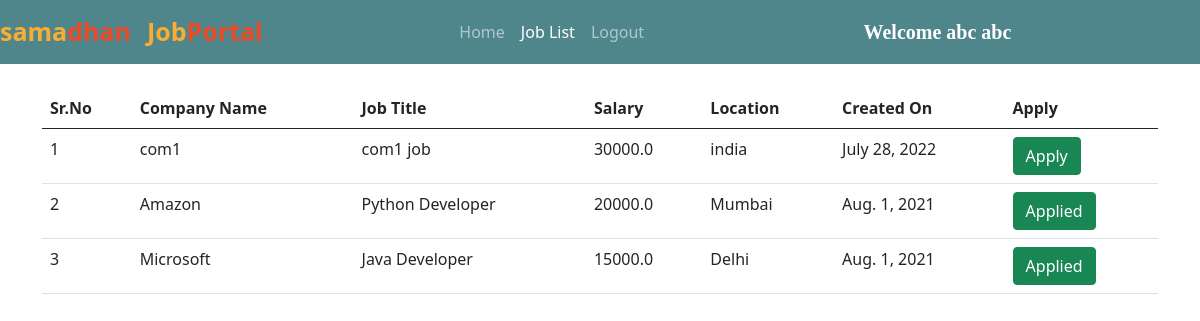
The app's page /all_jobs/ (signed in) with its own data.
### jobs/models.py (models this page shows, shortened)
class Job(models.Model):
    company = models.ForeignKey(Company, on_delete=models.CASCADE)
    start_date = models.DateField()
    end_date = models.DateField()
    title = models.CharField(max_length=200)
    salary = models.FloatField()
    image = models.ImageField(upload_to="")
    description = models.TextField(max_length=400)
    experience = models.CharField(max_length=100)
    location = models.CharField(max_length=100)
    skills = models.CharField(max_length=200)
    creation_date = models.DateField()

class Company(models.Model):
    user = models.ForeignKey(User, on_delete=models.CASCADE)
    phone = models.CharField(max_length=10)
    image = models.ImageField(upload_to="")
    gender = models.CharField(max_length=10)
    type = models.CharField(max_length=15)
    status = models.CharField(max_length=20)
    company_name = models.CharField(max_length=100)

### jobs/views.py (the view)
# urls.py: path("all_jobs/", views.all_jobs, name="all_jobs"),
def all_jobs(request):
    jobs = Job.objects.all().order_by('-start_date')
    applicant = Applicant.objects.get(user=request.user)
    apply = Application.objects.filter(applicant=applicant)
    data = []
    for i in apply:
        data.append(i.job.id)
    return render(request, "all_jobs.html", {'jobs':jobs, 'data':data})

### jobs/templates/all_jobs.html (shortened to what this page needs)
{% extends 'user_navbar.html' %}
{% block job_list %} active {% endblock %}
{% block body %}
<div class="container mt-4">
<table class="table table-hover" id="example">
    <thead>
        <tr>
            <th>Sr.No</th>
            <th>Company Name</th>
            <th>Job Title</th>
            <th>Salary</th>
            <th>Location</th>
            <th>Created On</th>
            <th>Apply</th>
        </tr>
    </thead>
    <tbody>
        {% for job in jobs %}
        <tr>
            <td>{{forloop.counter}}</td>
            <td>{{job.company.company_name}}</td>
            <td>{{job.title}}</td>
            <td>{{job.salary}}</td>
            <td>{{job.location}}</td>
            <td>{{job.creation_date}}</td>
            {% if job.id in data %}
            <td><a class="btn btn-success">Applied</a></td>
            {% else %}
            <td><a href="/job_detail/{{job.id}}/" class="btn btn-success">Apply</a></td>
            {% endif %}
        </tr>
        {% endfor %}
    </tbody>
</table>
</div>
{% endblock %}

### jobs/templates/user_navbar.html (shortened to what this page needs)
<!doctype html>
<html lang="en">
<head>
  <link href="https://cdn.jsdelivr.net/npm/bootstrap@5.0.2/dist/css/bootstrap.min.css" rel="stylesheet"
>
  <link rel="stylesheet" href="https://cdnjs.cloudflare.com/ajax/libs/font-awesome/5.15.3/css/all.min.css">
</head>
<body>
  <nav class="navbar navbar-expand-lg navbar-dark sticky-top">
      <a class="navbar-brand" href="/"><span class="head1">sama</span><span class="head2">dhan</span></a>
      <a class="navbar-brand" href="#"><span class="head1">Job</span><span class="head2">Portal</span></a>
      <div class="container w-50">
        <div class="collapse navbar-collapse" id="navbarSupportedContent">
          <ul class="navbar-nav me-auto mb-2 mb-lg-0">
            <li class="nav-item">
              <a class="nav-link {% block home %}{% endblock %}" aria-current="page" href="/user_homepage/">Home</a>
            </li>
            <li class="nav-item">
              <a class="nav-link {% block job_list %}{% endblock %}" href="/all_jobs/">Job List</a>
            </li>
            <li class="nav-item">
              <a class="nav-link" href="/logout/">Logout</a>
            </li>
          </ul>
          <a class="navbar-brand" style="font-weight: bold; font-family: 'Times New Roman', Times, serif;"
            href="#">Welcome {{request.user.get_full_name}}</a>
        </div>
      </div>
  </nav>
  {% block body %}
  {% endblock %}
</body>
</html>
</html>

### jobs/templates/user_navbar.html (style rules this page uses)
.navbar { background-color: #4f868c; }
.head1 { color: #FBAD30; font-size: 25px; font-weight: bold; height: 50px; }
.head2 { color: #EF4926; font-size: 25px; font-weight: bold; }

### records on screen
Job: company.company_name "com1", title "com1 job", salary "30000.0", location "india", creation_date "July 28, 2022"
Job: company.company_name "Amazon", title "Python Developer", salary "20000.0", location "Mumbai", creation_date "Aug. 1, 2021", shows "Applied"
Job: company.company_name "Microsoft", title "Java Developer", salary "15000.0", location "Delhi", creation_date "Aug. 1, 2021", shows "Applied"

### other values on screen
{{ request.user.get_full_name }} "abc abc"
